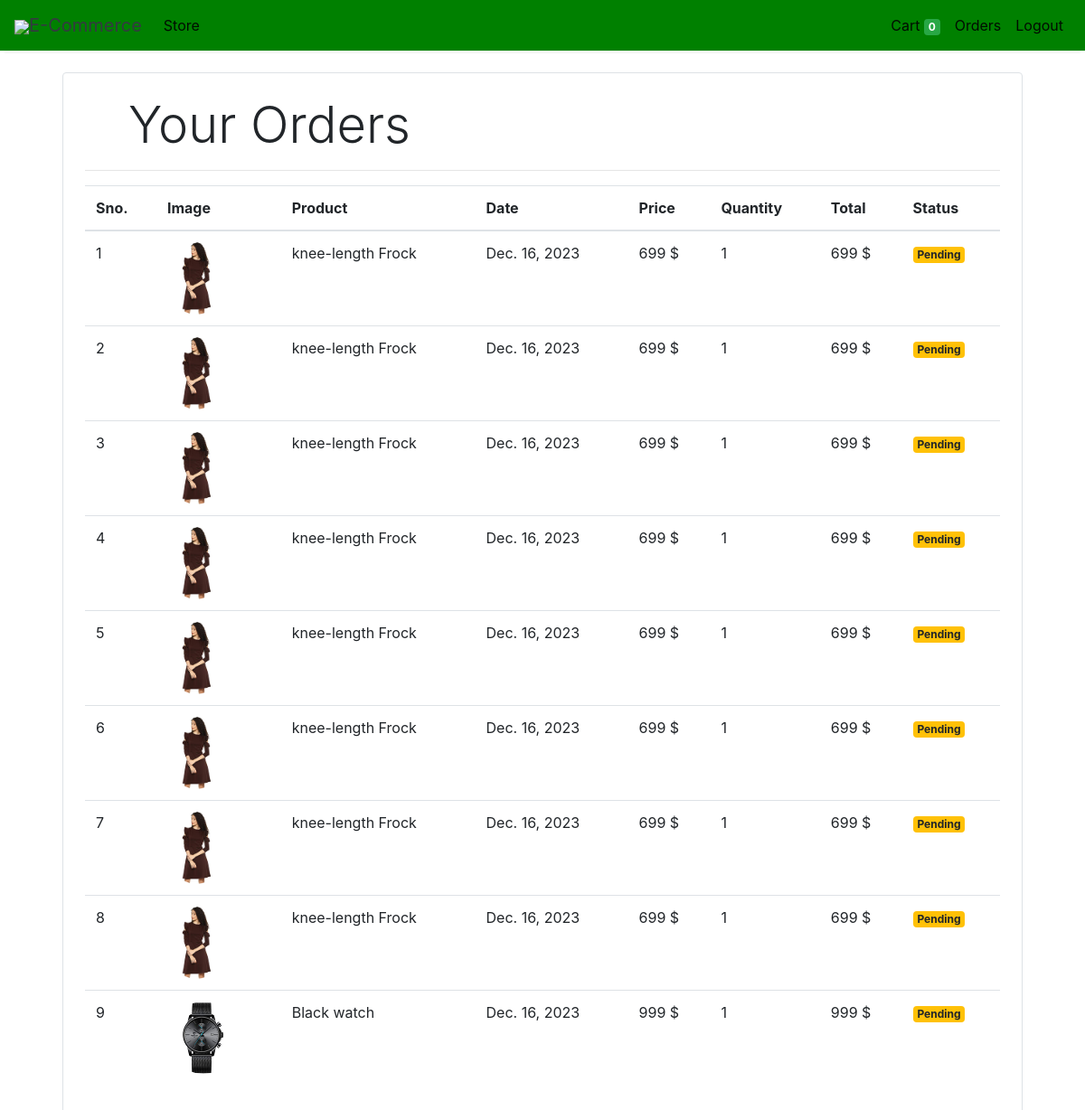
The page /orders (signed in) on the database its author committed.
### store/models/orders.py (models this page shows, shortened)
class Order(models.Model):
    product = models.ForeignKey(Products,
                                on_delete=models.CASCADE)
    customer = models.ForeignKey(Customer,
                                 on_delete=models.CASCADE)
    quantity = models.IntegerField(default=1)
    price = models.IntegerField()
    address = models.CharField (max_length=50, default='', blank=True)
    phone = models.CharField (max_length=50, default='', blank=True)
    date = models.DateField (default=datetime.datetime.today)
    status = models.BooleanField (default=False)
    @staticmethod
    def get_orders_by_customer(customer_id):
        return Order.objects.filter(customer=customer_id).order_by('-date')

### store/models/product.py (models this page shows, shortened)
class Products(models.Model):
    name = models.CharField(max_length=60)
    price= models.IntegerField(default=0)
    category= models.ForeignKey(Category,on_delete=models.CASCADE,default=1 )
    description= models.CharField(max_length=250, default='', blank=True, null= True)
    image= models.ImageField(upload_to='uploads/products/')

### store/middlewares/auth.py (the view)
    def middleware(request):
        print(request.session.get('customer'))
        returnUrl = request.META['PATH_INFO']
        print(request.META['PATH_INFO'])
        if not request.session.get('customer'):
           return redirect(f'login?return_url={returnUrl}')
        response = get_response(request)
        return response

### store/templatetags/custom_filter.py (called while the page is built)
@register.filter(name='currency')
def currency(number):
    return str(number) + " $"

@register.filter(name='multiply')
def multiply(number , number1):
    return number * number1

### store/views/orders.py (called while the page is built)
    def get(self , request ):
        customer = request.session.get('customer')
        orders = Order.get_orders_by_customer(customer)
        print(orders)
        return render(request , 'orders.html'  , {'orders' : orders})

### store/templates/orders.html
{% extends 'base.html' %}
{% block content %}
{% load cart %}
{% load custom_filter %}
<div class="container">
   <div class="border rounded p-4 m-4">
        <p class="display-4 pl-4 ml-4">Your Orders</p>
        <hr>
        <table class="table">
            <thead>
                <tr>
                    <th>Sno.</th>
                    <th>Image</th>
                    <th>Product</th>
                    <th>Date</th>
                    <th>Price</th>
                    <th>Quantity</th>
                    <th>Total</th>
                    <th>Status</th>
                </tr>
            </thead>
            <tbody>
                {% for order in orders %}
                <tr>
                    <td>{{forloop.counter}}</td>
                    <td><img style="height: 80px;" class="rounded-circle" src="{{order.product.image.url}}" alt=""></td>
                    <td>{{order.product.name}}</td>
                    <td>{{order.date}}</td>
                    <td>{{order.price|currency}}</td>
                    <td>{{order.quantity}}</td>
                    <td>{{order.quantity|multiply:order.price|currency}}</td>
                    {% if order.status %}
                    <td><small class="badge badge-success">Completed</small></td>
                    {%else%}
                    <td><small class="badge badge-warning">Pending</small></td>
                    {% endif %}
                </tr>
                {% endfor %}
            </tbody>
        </table>
   </div>
</div>
{% endblock %}

### store/templates/base.html (shortened to what this page needs)
<!doctype html>
<html lang="en">
<head>
  <link rel="stylesheet" href="https://maxcdn.bootstrapcdn.com/bootstrap/4.0.0/css/bootstrap.min.css"
>
</head>
<body>
<nav class="one-edge-shadow
  navbar navbar-light
  sticky-top navbar
  navbar-expand-lg
  text-white">
    <a class="navbar-brand ms-3 text-dark " href="/">
    <link rel="stylesheet" href="https://use.fontawesome.com/releases/v5.7.0/css/all.css">
    <img src="https://www.freepnglogos.com/uploads/shopping-cart-png/shopping-cart-svg-png-icon-download-28.png" style="width:50px;height:50px,color:text-light;">E-Commerce</a>
    <div class="collapse navbar-collapse" id="navbarSupportedContent">
      <ul class="navbar-nav mr-auto">
        <li class="nav-item active">
          <a class="nav-link" href="/store">Store <span class="sr-only">(current)</span></a>
        </li>
          </ul>
      <ul class=" navbar-nav my-2 my-lg-0">
        <li class="nav-item active">
          <a class="nav-link" href="/cart">Cart
            <span class="badge badge-success">{{request.session.cart.keys|length}}</span>
            <span class="sr-only">(current)</span></a>
        </li>
        {% if request.session.customer %}
        <li class="nav-item active ">
          <a class="nav-link" href="/orders">Orders<span class="sr-only">(current)</span></a>
        </li>
        <li class="nav-item active ">
          <a class="nav-link" href="/logout">Logout<span class="sr-only">(current)</span></a>
        </li>
        {% endif %}
      </ul>
    </div>
  </nav>
  {% block content %}{% endblock %}
</body>
</html>

### store/templates/base.html (style rules this page uses)
nav { background-color: green; }
.one-edge-shadow { box-shadow: 0 8px 2px -5px rgb(246, 245, 245); }

### rows shown on the page
Order: product.image (picture), product.name "knee-length Frock", date "Dec. 16, 2023", price "699 $", quantity "1", quantity|multiply "699 $", status "Pending"
Order: product.image (picture), product.name "knee-length Frock", date "Dec. 16, 2023", price "699 $", quantity "1", quantity|multiply "699 $", status "Pending"
Order: product.image (picture), product.name "knee-length Frock", date "Dec. 16, 2023", price "699 $", quantity "1", quantity|multiply "699 $", status "Pending"
Order: product.image (picture), product.name "knee-length Frock", date "Dec. 16, 2023", price "699 $", quantity "1", quantity|multiply "699 $", status "Pending"
Order: product.image (picture), product.name "knee-length Frock", date "Dec. 16, 2023", price "699 $", quantity "1", quantity|multiply "699 $", status "Pending"
Order: product.image (picture), product.name "knee-length Frock", date "Dec. 16, 2023", price "699 $", quantity "1", quantity|multiply "699 $", status "Pending"
Order: product.image (picture), product.name "knee-length Frock", date "Dec. 16, 2023", price "699 $", quantity "1", quantity|multiply "699 $", status "Pending"
Order: product.image (picture), product.name "knee-length Frock", date "Dec. 16, 2023", price "699 $", quantity "1", quantity|multiply "699 $", status "Pending"
Order: product.image (picture), product.name "Black watch", date "Dec. 16, 2023", price "999 $", quantity "1", quantity|multiply "999 $", status "Pending"

### other values the page prints
{{ request.session.cart.keys|length }} "0"
